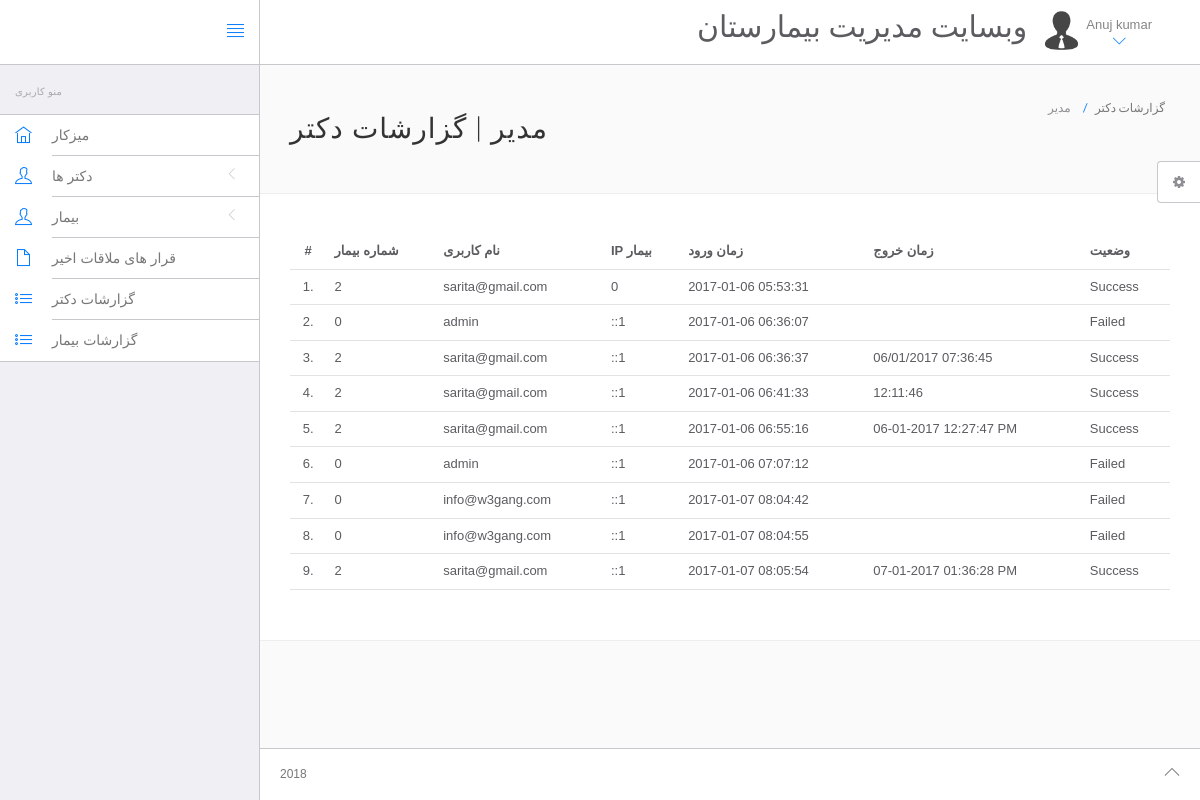
The page /hms/admin/doctor-logs.php (signed in) on the database its author committed.
### tables this page shows
CREATE TABLE IF NOT EXISTS `users` (
  `id` int(11) NOT NULL AUTO_INCREMENT,
  `fullName` varchar(255) NOT NULL,
  `address` longtext NOT NULL,
  `city` varchar(255) NOT NULL,
  `gender` varchar(255) NOT NULL,
  `email` varchar(255) NOT NULL,
  `password` varchar(255) NOT NULL,
  `regDate` timestamp NOT NULL DEFAULT CURRENT_TIMESTAMP,
  `updationDate` varchar(255) NOT NULL,
  PRIMARY KEY (`id`)
);

CREATE TABLE IF NOT EXISTS `doctorslog` (
  `id` int(11) NOT NULL AUTO_INCREMENT,
  `uid` int(11) NOT NULL,
  `username` varchar(255) NOT NULL,
  `userip` binary(16) NOT NULL,
  `loginTime` timestamp NOT NULL DEFAULT CURRENT_TIMESTAMP,
  `logout` varchar(255) NOT NULL,
  `status` int(11) NOT NULL,
  PRIMARY KEY (`id`)
);

### hms/admin/doctor-logs.php (the view, shortened to what this page needs)
<?php
include('include/config.php');
?>
<!DOCTYPE html>
<html lang="en">
	<head>
		<link rel="stylesheet" href="vendor/bootstrap/css/bootstrap.min.css">
		<link rel="stylesheet" href="vendor/fontawesome/css/font-awesome.min.css">
		<link rel="stylesheet" href="vendor/themify-icons/themify-icons.min.css">
		<link href="vendor/animate.css/animate.min.css" rel="stylesheet" media="screen">
		<link href="vendor/perfect-scrollbar/perfect-scrollbar.min.css" rel="stylesheet" media="screen">
		<link href="vendor/switchery/switchery.min.css" rel="stylesheet" media="screen">
		<link href="vendor/bootstrap-touchspin/jquery.bootstrap-touchspin.min.css" rel="stylesheet" media="screen">
		<link href="vendor/select2/select2.min.css" rel="stylesheet" media="screen">
		<link href="vendor/bootstrap-datepicker/bootstrap-datepicker3.standalone.min.css" rel="stylesheet" media="screen">
		<link href="vendor/bootstrap-timepicker/bootstrap-timepicker.min.css" rel="stylesheet" media="screen">
		<link rel="stylesheet" href="assets/css/styles.css">
		<link rel="stylesheet" href="assets/css/plugins.css">
		<link rel="stylesheet" href="assets/css/themes/theme-1.css" id="skin_color" />
	</head>
	<body>
		<div id="app">
<?php include('include/sidebar.php');?>
			<div class="app-content">
					<?php include('include/header.php');?>
				<div class="main-content" >
					<div class="wrap-content container" id="container">
						<section id="page-title">
							<div class="row">
								<div class="col-sm-8">
									<h1 class="mainTitle">مدیر | گزارشات دکتر</h1>
																	</div>
								<ol class="breadcrumb">
									<li>
										<span>مدیر </span>
									</li>
									<li class="active">
										<span>گزارشات دکتر</span>
									</li>
								</ol>
							</div>
						</section>
						<div class="container-fluid container-fullw bg-white">
									<div class="row">
								<div class="col-md-12">
									<table class="table table-hover" id="sample-table-1">
										<thead>
											<tr>
                                                <th class="center">#</th>
                                                <th class="hidden-xs">شماره بیمار</th>
                                                <th>نام کاربری</th>
                                                <th>IP بیمار</th>
                                                <th>زمان ورود</th>
                                                <th>زمان خروج</th>
                                                <th> وضعیت </th>
											</tr>
										</thead>
										<tbody>
<?php
$sql=mysqli_query($con,"select * from doctorslog ");
$cnt=1;
while($row=mysqli_fetch_array($sql))
{
?>
											<tr>
												<td class="center"><?php echo $cnt;?>.</td>
												<td class="hidden-xs"><?php echo $row['uid'];?></td>
												<td class="hidden-xs"><?php echo $row['username'];?></td>
												<td><?php echo $row['userip'];?></td>
												<td><?php echo $row['loginTime'];?></td>
												<td><?php echo $row['logout'];?>
												</td>
												<td>
<?php if($row['status']==1)
{
	echo "Success";
}
else
{
	echo "Failed";
}?>
</td>
											</tr>
											<?php
$cnt=$cnt+1;
											 }?>
										</tbody>
									</table>
								</div>
							</div>
								</div>
					</div>
				</div>
			</div>
	<?php include('include/footer.php');?>
	<?php include('include/setting.php');?>
		</div>
	</body>
</html>

### hms/admin/include/header.php (shortened to what this page needs)
<header class="navbar navbar-default navbar-static-top">
    <div class="navbar-header">
        <a class="navbar-brand" href="#">
        </a>
        <a href="#" class="sidebar-toggler pull-right visible-md visible-lg" data-toggle-class="app-sidebar-closed" data-toggle-target="#app">
            <i class="ti-align-justify"></i>
        </a>
    </div>
    <div class="navbar-collapse collapse">
        <ul class="nav navbar-right">
            <li  style="padding-top:2% ">
                <h2>وبسایت مدیریت بیمارستان</h2>
            </li>
            <li class="dropdown current-user">
                <a href class="dropdown-toggle" data-toggle="dropdown">
                    <img src="assets/images/avatar-1.jpg" alt="Peter"> <span class="username">
									<?php $query=mysqli_query($con,"select fullName from users where id='".$_SESSION['id']."'");
                                    while($row=mysqli_fetch_array($query))
                                    {
                                        echo $row['fullName'];
                                    }
                                    ?> <i class="ti-angle-down"></i></i></span>
                </a>
            </li>
        </ul>
    </div>
</header>

### hms/admin/assets/css/themes/theme-1.css (style rules this page uses)
body { background: #FAFAFA; }
header .navbar-header { background: #ffffff !important; border-right-color: #c8c7cc !important; border-bottom-color: #c8c7cc !important; }
header .navbar-header .sidebar-toggler, header .navbar-header .sidebar-mobile-toggler { color: #007aff !important; }
header .navbar-header .navbar-brand { color: #777 !important; }
header .navbar-collapse { background: #ffffff !important; border-bottom-color: #c8c7cc !important; box-shadow: none !important; }
header .navbar-collapse .navbar-right > li > a { color: #777; }
header .navbar-collapse .navbar-right > li > a i { color: #007aff !important; }

### rows shown on the page
users: fullName "Anuj kumar"
doctorslog: uid "2", username "sarita@gmail.com", userip "0", loginTime "2017-01-06 05:53:31", status "Success"
doctorslog: uid "0", username "admin", userip "::1", loginTime "2017-01-06 06:36:07", status "Failed"
doctorslog: uid "2", username "sarita@gmail.com", userip "::1", loginTime "2017-01-06 06:36:37", logout "06/01/2017 07:36:45", status "Success"
doctorslog: uid "2", username "sarita@gmail.com", userip "::1", loginTime "2017-01-06 06:41:33", logout "12:11:46", status "Success"
doctorslog: uid "2", username "sarita@gmail.com", userip "::1", loginTime "2017-01-06 06:55:16", logout "06-01-2017 12:27:47 PM", status "Success"
doctorslog: uid "0", username "admin", userip "::1", loginTime "2017-01-06 07:07:12", status "Failed"
doctorslog: uid "0", username "info@w3gang.com", userip "::1", loginTime "2017-01-07 08:04:42", status "Failed"
doctorslog: uid "0", username "info@w3gang.com", userip "::1", loginTime "2017-01-07 08:04:55", status "Failed"
doctorslog: uid "2", username "sarita@gmail.com", userip "::1", loginTime "2017-01-07 08:05:54", logout "07-01-2017 01:36:28 PM", status "Success"
